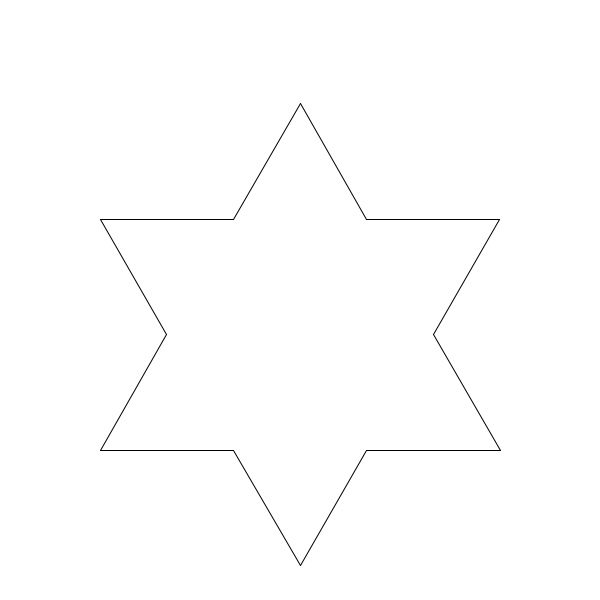
Frame 1 (no input)
Frame 60 (the mouse pressed at the canvas centre just before this capture): identical to frame 1, image omitted
Frame 120 (the mouse held since frame 60 and released just before this capture): identical to frame 1, image omitted

The Processing sketch that drew this single still picture (run headless with seeded random() and noise(); from frame 60 on, the mouse is pressed at the canvas centre):

// Processing sketch: KochProcessing
// ── KochProcessing.pde
//Pentru Debugg : Ctrl + Shift + B SAU Ctrl + Shift + p -> Processing: Run Processing Project

//Clasa ce creaza o linie

class KochLine 
{

  //Startul si sfarsitul linii
  PVector start;
  PVector end;

  //Un constructor ce initializeaza punctele de start si end
  KochLine(PVector a, PVector b) {
    start = a.get();
    end = b.get();
  }

  PVector pctStart()
  {
    return start.get();
  }
  PVector pctA() 
  {
    // .sub() scade dintr-un vector alt vector (defapt ii aduna, daca amandoi vectorii au baza in colt,
    // (vezi https://p5js.org/reference/#/p5.Vector/sub la img dinamica),
    // func .sub() face un vector cu inceputul la primu si sf la al doile) =>
    //=> putem scadea din vectorul de end vectorul de start 
    //pentru a creea un vector now nou, pe care sa il impartim la 3
    PVector length = PVector.div(PVector.sub(end, start), 3);
    
    // aduna noul vector format la linia veche ca sa aflam urm. punct
    length.add(start);
    return length;
  }

  PVector pctB() 
  {
    //Creem un vecotr de inceput, pe care sa il modificam
    PVector pct = start.get();

    PVector length = PVector.div(PVector.sub(end, start), 3);
    pct.add(length);

    // rotim vectorul de length cu 60 
    length.rotate(-radians(60));
    // ne miscam cu pct pe vectorul length pana la pctA
    pct.add(length);

    return pct;
  }

  PVector pctC() 
  {
    // Aceelasi lucru doar ca pe invers
    PVector length = PVector.div(PVector.sub(start, end), 3);
    // Adaug sfarsitul la linie
    length.add(end);
    return length;
  }

  PVector pctEnd()
  {
    return end.get();
  }
  
  //Functie de creeare a unei liniei propriu zise
  void display() {
    stroke(0);
    line(start.x, start.y, end.x, end.y);
  }
}

ArrayList<KochLine> lineArray;

//Numarul de iteratii a procesului de recsivitate
float nrIteratii=1.0;

//Cu cat se da zoom
//Datorita faptului ca zoomul se face in cel mai tampit mod posbil, are nevoie de o acceleratie
float acc = millis()/1000;
float zoom = 0.0*acc;

//Input de la taste
void keyPressed() 
{

    if (key == 'd') 
    {
      nrIteratii += 1;
    } 
    else if (key == 'a') 
    {
      nrIteratii -= 1;
    }
    else if (key == 'w') 
    {
      zoom += 20;
    }
    else if (key == 's') 
    {
      zoom -= 20;
    }
}


//UPDATED: am mutat tot in draw pt a putea updata in fucnite de Input
//(setup() ruleaza o singura data)
void setup() {

  frameRate(12);
  size(600, 600);
}


void draw() {
  background(255);
  //creem pt prima oara lista
  lineArray = new ArrayList<KochLine>();

  //initilizam punctele triunghiului principal, pe care le putem updatata in functie de zoom
  //se da zoom la coltul de sus (zoom/2 = cos(60))
  PVector start = new PVector(100-zoom, 450+zoom/2);
  PVector end   = new PVector(width-100+zoom, 450+zoom/2);
  PVector top   = new PVector(width/2, 450-346.41);

  //adaugam o linie (muchie a triunghiului) pt fiecare 2 puncte la lista
  lineArray.add(new KochLine(end, start));
  lineArray.add(new KochLine(start, top));
  lineArray.add(new KochLine(top, end));

  //Se schimba nr. de recursivitati in functie de locatia mouseului
  //float nrIteratii = map(mouseX,1,width-1,1,5);
  for (int i = 0; i < nrIteratii; i++) 
  {
    generate();
  }

  for (KochLine i : lineArray) {
    i.display();
  }
}

void generate() {
  // Creaza urmatoare generatie din lista de Arrayuri
  ArrayList newLineArray = new ArrayList<KochLine>();

  for (KochLine i : lineArray) 
  {
  //aici se initliazeaza 5 pucnte pe linie, dupa reguluile impuse de Koch
    PVector start = i.pctStart();
    PVector a = i.pctA();
    PVector b = i.pctB();
    PVector c = i.pctC();
    PVector end = i.pctEnd();

    newLineArray.add(new KochLine(start,a));
    newLineArray.add(new KochLine(a,b));
    newLineArray.add(new KochLine(b,c));
    newLineArray.add(new KochLine(c,end));
  }
  // Noua generatie devine generatia principala 
  lineArray =  newLineArray;
}
